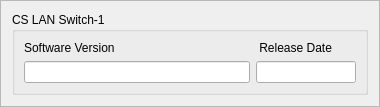
                  <widget class="QFrame" name="frame_38">
                   <property name="minimumSize">
                    <size>
                     <width>380</width>
                     <height>0</height>
                    </size>
                   </property>
                   <property name="frameShape">
                    <enum>QFrame::StyledPanel</enum>
                   </property>
                   <property name="frameShadow">
                    <enum>QFrame::Raised</enum>
                   </property>
                   <layout class="QVBoxLayout" name="verticalLayout_22">
                    <item>
                     <widget class="QGroupBox" name="CSC_gb_35">
                      <property name="minimumSize">
                       <size>
                        <width>350</width>
                        <height>0</height>
                       </size>
                      </property>
                      <property name="font">
                       <font>
                        <italic>false</italic>
                        <underline>false</underline>
                       </font>
                      </property>
                      <property name="autoFillBackground">
                       <bool>true</bool>
                      </property>
                      <property name="title">
                       <string>CS LAN Switch-1</string>
                      </property>
                      <property name="flat">
                       <bool>false</bool>
                      </property>
                      <property name="checkable">
                       <bool>false</bool>
                      </property>
                      <layout class="QGridLayout" name="gridLayout_31">
                       <item row="0" column="0">
                        <layout class="QHBoxLayout" name="horizontalLayout_46">
                         <item>
                          <layout class="QVBoxLayout" name="verticalLayout_43">
                           <item>
                            <widget class="QLabel" name="label_66">
                             <property name="text">
                              <string>Software Version</string>
                             </property>
                            </widget>
                           </item>
                           <item>
                            <widget class="QLineEdit" name="CSLS1_V_LE">
                             <property name="minimumSize">
                              <size>
                               <width>210</width>
                               <height>0</height>
                              </size>
                             </property>
                             <property name="maximumSize">
                              <size>
                               <width>350</width>
                               <height>16777215</height>
                              </size>
                             </property>
                            </widget>
                           </item>
                          </layout>
                         </item>
                         <item>
                          <layout class="QVBoxLayout" name="verticalLayout_44">
                           <item>
                            <widget class="QLabel" name="label_67">
                             <property name="text">
                              <string> Release Date</string>
                             </property>
                            </widget>
                           </item>
                           <item>
                            <widget class="QLineEdit" name="CSLS1_D_LE">
                             <property name="minimumSize">
                              <size>
                               <width>50</width>
                               <height>0</height>
                              </size>
                             </property>
                             <property name="maximumSize">
                              <size>
                               <width>100</width>
                               <height>16777215</height>
                              </size>
                             </property>
                            </widget>
                           </item>
                          </layout>
                         </item>
                        </layout>
                       </item>
                      </layout>
                     </widget>
                    </item>
                   </layout>
                  </widget>
